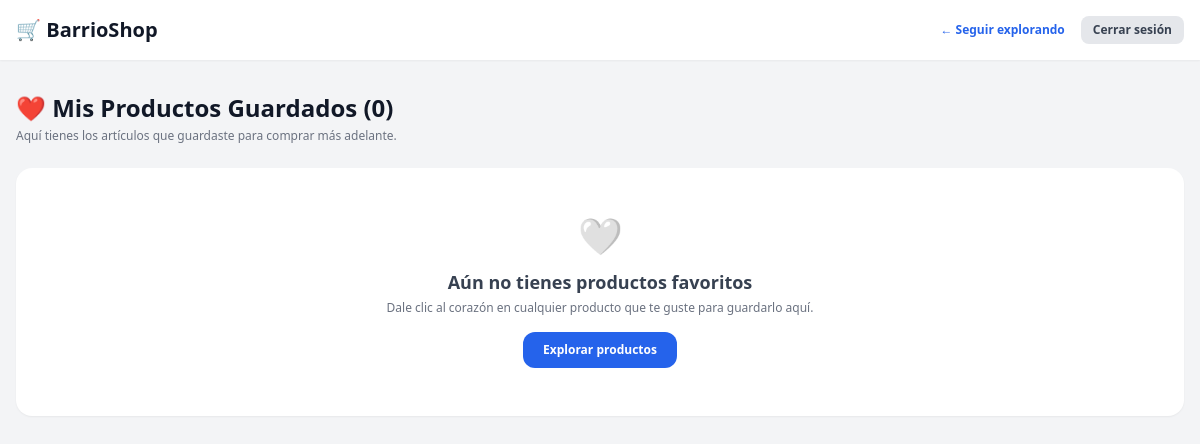
Page /mis-favoritos/ (signed in) on the earlier database version.
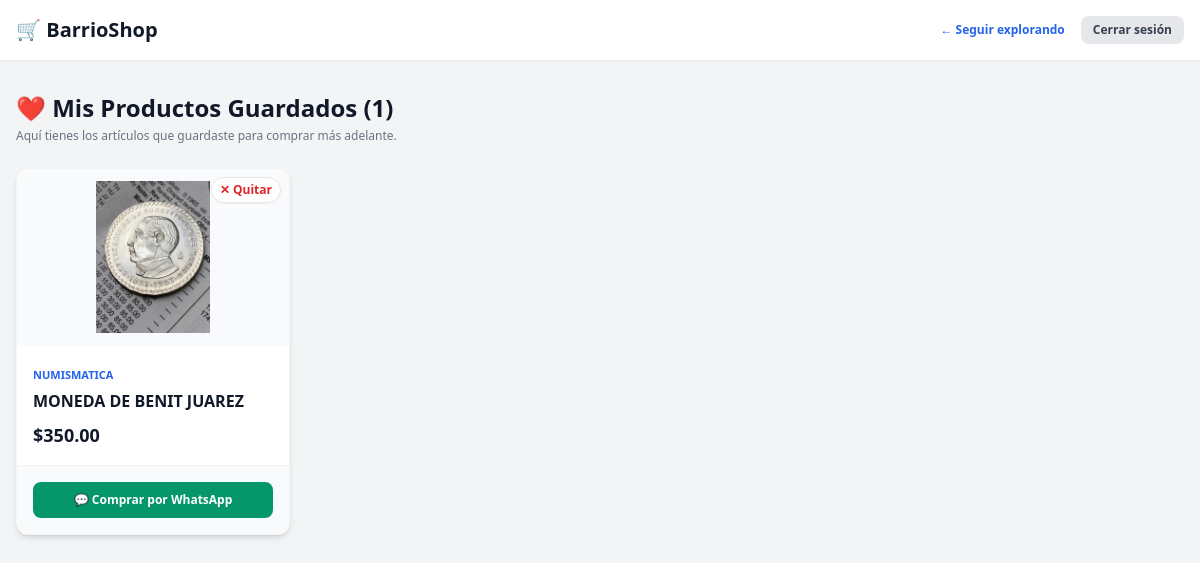
Same page on the later database version.
### marketplace/models.py (models this page shows, shortened)
class Favorite(models.Model):
    user = models.ForeignKey(User, on_delete=models.CASCADE, related_name='favorites')
    product = models.ForeignKey(Product, on_delete=models.CASCADE, related_name='favorited_by')
    created_at = models.DateTimeField(auto_now_add=True)
    class Meta:
        unique_together = ('user', 'product')

class Product(models.Model):
    CATEGORY_CHOICES = [
        ('comida', 'Comida y Antojitos'),
        ('vehiculos', 'Vehículos'),
        ('supermercado', 'Supermercado'),
        ('tecnologia', 'Tecnología'),
        ('electrodomesticos', 'Electrodomésticos'),
        ('hogar', 'Hogar y Muebles'),
        ('moda', 'Moda'),
        ('deportes', 'Deportes y Fitness'),
        ('herramientas', 'Herramientas'),
        ('construccion', 'Construcción'),
        ('mascotas', 'Mascotas'),
        ('abarrotes', 'Abarrotes'),
        ('servicios', 'Servicios y Oficios'),
        ('otro', 'Otro'),
    ]
    CONDITION_CHOICES = [
        ('nuevo', 'Nuevo'),
        ('usado', 'De uso / Seminuevo'),
    ]
    business = models.ForeignKey('Business', on_delete=models.CASCADE)
    name = models.CharField(max_length=100)
    slug = models.SlugField(unique=True, blank=True, null=True, max_length=255) # 🔗 URL amigable automática
    description = models.TextField()
    price = models.DecimalField(max_digits=10, decimal_places=2)
    condition = models.CharField(max_length=20, choices=CONDITION_CHOICES, default='nuevo')
    warranty = models.CharField(max_length=255, blank=True, null=True, verbose_name="Garantía del producto", help_text="Ej. Sin garantía, 30 días con el vendedor, etc.")
    is_promo = models.BooleanField(default=False)
    promo_price = models.DecimalField(max_digits=10, decimal_places=2, null=True, blank=True)
    is_express_promo = models.BooleanField(default=False)
    express_promo_start = models.DateTimeField(null=True, blank=True)
    express_promo_end = models.DateTimeField(null=True, blank=True)
    is_featured = models.BooleanField(default=False, verbose_name="¿Producto Destacado?")
    featured_until = models.DateTimeField(null=True, blank=True, verbose_name="Destacado Hasta")
    image = models.ImageField(upload_to='products/', null=True, blank=True)
    image_2 = models.ImageField(upload_to='products/', null=True, blank=True)
    image_3 = models.ImageField(upload_to='products/', null=True, blank=True)
    category = models.CharField(max_length=50, choices=CATEGORY_CHOICES, default='otro')
    is_available = models.BooleanField(default=True, verbose_name="Disponible en stock")

class Business(models.Model):
    BUSINESS_TYPE_CHOICES = [
        ('fisico', 'Local Físico / Tienda Establecida'),
        ('entrega', 'Entregas en Puntos / Puntos Medios'),
    ]
    user = models.OneToOneField(User, on_delete=models.CASCADE, null=True, blank=True)
    name = models.CharField(max_length=100)
    slug = models.SlugField(unique=True, blank=True, null=True, max_length=150)
    description = models.TextField()
    whatsapp = models.CharField(max_length=20)
    address = models.CharField(max_length=255)
    latitude = models.FloatField()
    longitude = models.FloatField()
    business_type = models.CharField(max_length=20, choices=BUSINESS_TYPE_CHOICES, default='fisico')
    delivery_zones = models.TextField(blank=True, null=True, help_text="Específica dónde entregas si no tienes local fijo")
    work_days = models.CharField(max_length=150, default="Lunes a Sábado", blank=True, null=True, verbose_name="Días de labor / Atención")
    opening_time = models.TimeField(null=True, blank=True, verbose_name="Apertura (Lun - Vie)")
    closing_time = models.TimeField(null=True, blank=True, verbose_name="Cierre (Lun - Vie)")
    saturday_opening_time = models.TimeField(null=True, blank=True, verbose_name="Apertura (Sábado)")
    saturday_closing_time = models.TimeField(null=True, blank=True, verbose_name="Cierre (Sábado)")
    sunday_opening_time = models.TimeField(null=True, blank=True, verbose_name="Apertura (Domingo)")
    sunday_closing_time = models.TimeField(null=True, blank=True, verbose_name="Cierre (Domingo)")
    is_active = models.BooleanField(default=True, verbose_name="¿Empresa Activa?")

### marketplace/views.py (the view)
# urls.py: path('mis-favoritos/', views.my_favorites_view, name='my_favorites'),
@login_required(login_url='customer_login')
def my_favorites_view(request):
    favorites = Favorite.objects.filter(user=request.user).select_related('product', 'product__business')
    return render(request, 'marketplace/my_favorites.html', {'favorites': favorites})

### marketplace/templates/marketplace/my_favorites.html (shortened to what the changed rows need)
<!DOCTYPE html>
<html lang="es">
<head>
    <script src="https://cdn.tailwindcss.com"></script>
</head>
<body class="bg-gray-100 min-h-screen font-sans pb-12">
    <main class="max-w-7xl mx-auto px-4 py-8">
        <div class="mb-6">
            <h1 class="text-2xl font-black text-gray-900">❤️ Mis Productos Guardados ({{ favorites|length }})</h1>
            <p class="text-xs text-gray-500 mt-1">Aquí tienes los artículos que guardaste para comprar más adelante.</p>
        </div>
        <div class="grid grid-cols-1 sm:grid-cols-2 md:grid-cols-3 lg:grid-cols-4 gap-6">
            {% for fav in favorites %}
            <div class="bg-white rounded-xl shadow-md overflow-hidden flex flex-col justify-between border border-gray-100">
                <div>
                    <div class="relative h-44 bg-gray-50 flex items-center justify-center p-3">
                        <a href="{% url 'product_detail' fav.product.slug %}" class="w-full h-full flex items-center justify-center">
                            {% if fav.product.image %}
                                <img src="{{ fav.product.image.url }}" alt="{{ fav.product.name }}" class="max-w-full max-h-full object-contain">
                            {% else %}
                                <span class="text-gray-400 text-xs">Sin imagen</span>
                            {% endif %}
                        </a>
                        <a href="{% url 'toggle_favorite' fav.product.id %}" class="absolute top-2 right-2 bg-white/90 hover:bg-red-50 text-red-600 text-xs font-bold px-2 py-1 rounded-full shadow-sm border border-gray-200" title="Quitar de favoritos">
                            ✕ Quitar
                        </a>
                    </div>
                    <div class="p-4">
                        <a href="{% url 'business_profile' fav.product.business.slug %}" class="text-[11px] font-bold text-blue-600 uppercase hover:underline">
                            {{ fav.product.business.name }}
                        </a>
                        <a href="{% url 'product_detail' fav.product.slug %}" class="font-bold text-gray-900 text-base mt-1 block hover:text-blue-600">
                            {{ fav.product.name }}
                        </a>
                        <div class="mt-2 flex items-baseline gap-2">
                            {% if fav.product.is_promo and fav.product.promo_price %}
                                <span class="text-red-600 font-extrabold text-lg">${{ fav.product.promo_price }}</span>
                                <span class="text-gray-400 line-through text-xs">${{ fav.product.price }}</span>
                            {% else %}
                                <span class="text-gray-900 font-extrabold text-lg">${{ fav.product.price }}</span>
                            {% endif %}
                        </div>
                    </div>
                </div>
                <div class="p-4 bg-gray-50 border-t border-gray-100">
                    <a href="https://wa.me/52{{ fav.product.business.whatsapp }}?text=Hola,%20guardé%20su%20producto%20*{{ fav.product.name }}*%20en%20BarrioShop%20y%20ya%20me%20interesa%20comprarlo."
                       target="_blank"
                       class="w-full bg-emerald-600 hover:bg-emerald-700 text-white text-xs font-bold py-2.5 px-4 rounded-lg flex items-center justify-center gap-1.5 transition">
                        💬 Comprar por WhatsApp
                    </a>
                </div>
            </div>
            {% empty %}
            <div class="col-span-full bg-white rounded-2xl p-12 text-center shadow-sm">
                <p class="text-4xl mb-3">🤍</p>
                <h3 class="text-lg font-bold text-gray-700">Aún no tienes productos favoritos</h3>
                <p class="text-xs text-gray-500 mt-1 mb-4">Dale clic al corazón en cualquier producto que te guste para guardarlo aquí.</p>
                <a href="{% url 'home' %}" class="inline-block bg-blue-600 text-white text-xs font-bold px-5 py-2.5 rounded-xl">Explorar productos</a>
            </div>
            {% endfor %}
        </div>
    </main>
</body>
</html>

Differences in the rows shown:
added Favorite: product.image (picture), product.business.name "NUMISMATICA", product.name "MONEDA DE BENIT JUAREZ", product.price "350.00"
Other differences:
{{ favorites|length }}: "0" → "1"
text no longer shown: "🤍 Aún no tienes productos favoritos Dale clic al corazón en cualquier producto que te guste para guardarlo aquí. Explorar productos"
